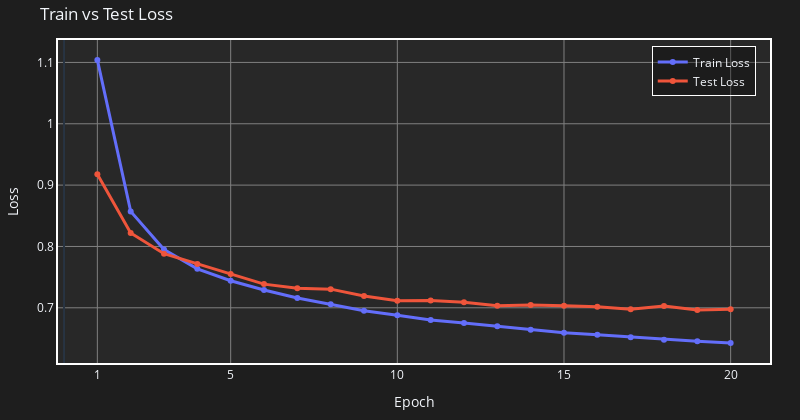
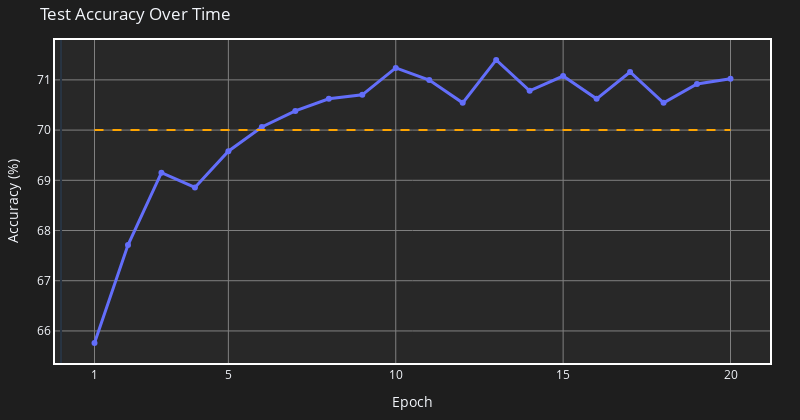

Here is the notebook cell these charts were saved with, in order:
### Markdown cell above
##### Plot the resulting train and test losses.

### Code cell
from evaluation import plot_training_results

# Generate plots
plot_training_results(train_losses, test_losses, accuracies, EPOCHS)

### Figure 1 — Plotly figure (JSON) as saved in the notebook; plotly's stock layout.template omitted (floating-point values rounded to 4 significant figures)
{"data": [{"hoverinfo": "text", "hovertext": ["Epoch 1: 1.1041", "Epoch 2: 0.8572", "Epoch 3: 0.7950", "Epoch 4: 0.7635", "Epoch 5: 0.7442", "Epoch 6: 0.7290", "Epoch 7: 0.7161", "Epoch 8: 0.7059", "Epoch 9: 0.6952", "Epoch 10: 0.6880", "Epoch 11: 0.6800", "Epoch 12: 0.6753", "Epoch 13: 0.6698", "Epoch 14: 0.6643", "Epoch 15: 0.6594", "Epoch 16: 0.6559", "Epoch 17: 0.6521", "Epoch 18: 0.6481", "Epoch 19: 0.6455", "Epoch 20: 0.6425"], "line": {"width": 3}, "mode": "lines+markers", "name": "Train Loss", "type": "scatter", "x": [1, 2, 3, 4, 5, 6, 7, 8, 9, 10, 11, 12, 13, 14, 15, 16, 17, 18, 19, 20], "y": [1.104, 0.8572, 0.795, 0.7635, 0.7442, 0.729, 0.7161, 0.7059, 0.6952, 0.688, 0.68, 0.6753, 0.6698, 0.6643, 0.6594, 0.6559, 0.6521, 0.6481, 0.6455, 0.6425]}, {"hoverinfo": "text", "hovertext": ["Epoch 1: 0.9179", "Epoch 2: 0.8220", "Epoch 3: 0.7882", "Epoch 4: 0.7716", "Epoch 5: 0.7553", "Epoch 6: 0.7386", "Epoch 7: 0.7320", "Epoch 8: 0.7304", "Epoch 9: 0.7191", "Epoch 10: 0.7116", "Epoch 11: 0.7120", "Epoch 12: 0.7091", "Epoch 13: 0.7032", "Epoch 14: 0.7046", "Epoch 15: 0.7033", "Epoch 16: 0.7018", "Epoch 17: 0.6978", "Epoch 18: 0.7029", "Epoch 19: 0.6963", "Epoch 20: 0.6975"], "line": {"width": 3}, "mode": "lines+markers", "name": "Test Loss", "type": "scatter", "x": [1, 2, 3, 4, 5, 6, 7, 8, 9, 10, 11, 12, 13, 14, 15, 16, 17, 18, 19, 20], "y": [0.9179, 0.822, 0.7882, 0.7716, 0.7553, 0.7386, 0.732, 0.7304, 0.7191, 0.7116, 0.712, 0.7091, 0.7032, 0.7046, 0.7033, 0.7018, 0.6978, 0.7029, 0.6963, 0.6975]}], "layout": {"height": 420, "legend": {"bgcolor": "rgba(0,0,0,0.3)", "bordercolor": "white", "borderwidth": 1, "x": 0.98, "xanchor": "right", "y": 0.98, "yanchor": "top"}, "margin": {"b": 40, "l": 40, "r": 30, "t": 40}, "paper_bgcolor": "rgba(30, 30, 30, 1)", "plot_bgcolor": "rgba(40, 40, 40, 1)", "title": {"text": "Train vs Test Loss"}, "width": 800, "xaxis": {"gridcolor": "gray", "gridwidth": 1, "linecolor": "white", "linewidth": 2, "mirror": true, "showgrid": true, "tickmode": "array", "tickvals": [1, 5, 10, 15, 20], "title": {"text": "Epoch"}, "zeroline": true, "zerolinewidth": 2}, "yaxis": {"gridcolor": "gray", "gridwidth": 1, "linecolor": "white", "linewidth": 2, "mirror": true, "showgrid": true, "title": {"text": "Loss"}, "zeroline": true, "zerolinewidth": 2}}}

### Figure 2 — Plotly figure (JSON) as saved in the notebook; plotly's stock layout.template omitted (floating-point values rounded to 4 significant figures)
{"data": [{"hoverinfo": "text", "hovertext": ["Epoch 1: 65.76%", "Epoch 2: 67.71%", "Epoch 3: 69.15%", "Epoch 4: 68.86%", "Epoch 5: 69.58%", "Epoch 6: 70.06%", "Epoch 7: 70.38%", "Epoch 8: 70.62%", "Epoch 9: 70.70%", "Epoch 10: 71.24%", "Epoch 11: 71.00%", "Epoch 12: 70.54%", "Epoch 13: 71.40%", "Epoch 14: 70.78%", "Epoch 15: 71.08%", "Epoch 16: 70.62%", "Epoch 17: 71.16%", "Epoch 18: 70.54%", "Epoch 19: 70.92%", "Epoch 20: 71.02%"], "line": {"width": 3}, "mode": "lines+markers", "name": "Test Accuracy", "type": "scatter", "x": [1, 2, 3, 4, 5, 6, 7, 8, 9, 10, 11, 12, 13, 14, 15, 16, 17, 18, 19, 20], "y": [65.76, 67.71, 69.15, 68.86, 69.58, 70.06, 70.38, 70.62, 70.7, 71.24, 71.0, 70.54, 71.4, 70.78, 71.08, 70.62, 71.16, 70.54, 70.92, 71.02]}], "layout": {"height": 420, "legend": {"bgcolor": "rgba(0,0,0,0.3)", "bordercolor": "white", "borderwidth": 1, "x": 0.98, "xanchor": "right", "y": 0.98, "yanchor": "top"}, "margin": {"b": 40, "l": 40, "r": 30, "t": 40}, "paper_bgcolor": "rgba(30, 30, 30, 1)", "plot_bgcolor": "rgba(40, 40, 40, 1)", "shapes": [{"line": {"color": "orange", "dash": "dash", "width": 2}, "type": "line", "x0": 1, "x1": 20, "y0": 70, "y1": 70}], "title": {"text": "Test Accuracy Over Time"}, "width": 800, "xaxis": {"gridcolor": "gray", "gridwidth": 1, "linecolor": "white", "linewidth": 2, "mirror": true, "showgrid": true, "tickmode": "array", "tickvals": [1, 5, 10, 15, 20], "title": {"text": "Epoch"}, "zeroline": true, "zerolinewidth": 2}, "yaxis": {"gridcolor": "gray", "gridwidth": 1, "linecolor": "white", "linewidth": 2, "mirror": true, "showgrid": true, "title": {"text": "Accuracy (%)"}, "zeroline": true, "zerolinewidth": 2}}}
